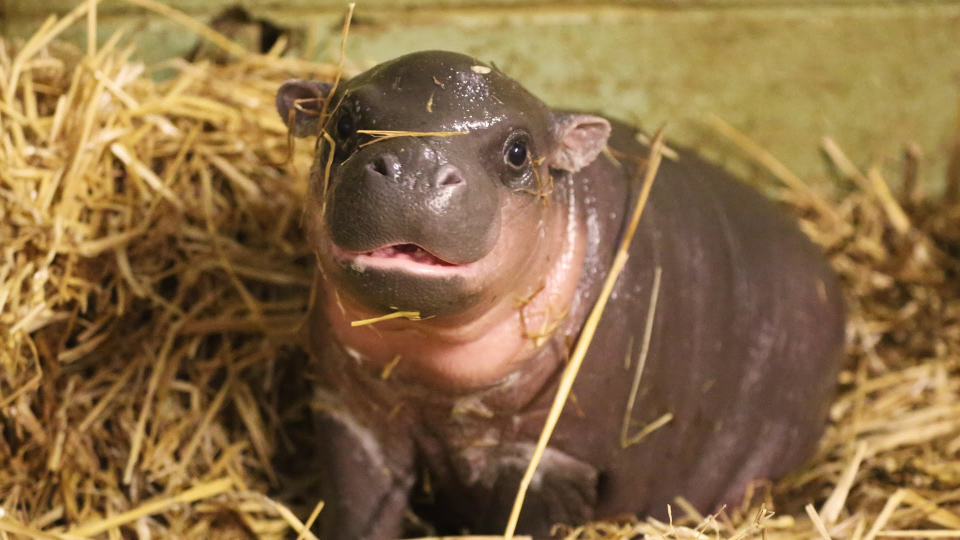
#> input picture readme_support/test.jpg, 1920 x 1080 px, found by its file name (shown at 1/2 size)
$ jupyter execute --allow-errors REST_Speed_Test.ipynb   (shell and % lines are left out)   (older library calls are emulated)
#> lines starting #> are read from the running program, lines starting #| are printed output that depends on the picture
# Stress Testing

[cell 1]
import urllib.request
import matplotlib.pyplot as plt
import aiohttp
import asyncio
import json
import random
from io import BytesIO
from PIL import Image, ImageOps

[cell 2]
print(aiohttp.__version__)  # 2.0.3

[cell 3]
# SET
NUM = 100
CONC = 50
SERVER_URL = 'http://wincntkdemo.azurewebsites.net/api/uploader'

[cell 4]
def get_one_image(url):
    urllib.request.urlretrieve(url, "test.jpg")
#> (this line was passed over: the network is not available in this run)
    plt.axis('off')
    plt.imshow(Image.open('test.jpg'))

[cell 5]
def gen_variations_of_one_image(num):
#> called with num = 100
    out_images = []
    imagefile = open('test.jpg', 'rb')
    img = Image.open(BytesIO(imagefile.read())).convert('RGB')
#> img is the input picture: PIL image 1920x1080 RGB; mean R, G, B 138.7, 109, 69.5
    img = ImageOps.fit(img, (224, 224), Image.ANTIALIAS)
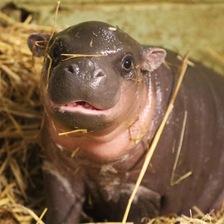
#> img: PIL image 224x224 RGB; mean R, G, B 128.7, 100.7, 69.9
    # Flip the colours for one-pixel
    # "Different Image"
    for i in range(num):
        diff_img = img.copy()
        rndm_pixel_x_y = (random.randint(0, diff_img.size[0]-1),
                          random.randint(0, diff_img.size[1]-1))
        current_color = diff_img.getpixel(rndm_pixel_x_y)
        diff_img.putpixel(rndm_pixel_x_y, current_color[::-1])
        # Turn image into IO
        ret_imgio = BytesIO()
        diff_img.save(ret_imgio, 'PNG')
        out_images.append(ret_imgio.getvalue())
#> this loop made 100 passes
#> current_color on passes 1 to 12: (110, 87, 73), (113, 86, 75), (142, 97, 38), (220, 173, 112), (34, 23, 14), (96, 75, 54), (211, 162, 144), (187, 139, 122), (161, 142, 97), (74, 59, 43), (178, 158, 91), (89, 64, 50)
#> after the loop, out_images = 100 items
    return out_images

[cell 6]
get_one_image("https://i.ytimg.com/vi/96xC5JIkIpQ/maxresdefault.jpg")

[cell 7]
images = gen_variations_of_one_image(NUM)
#> images = 100 items

[cell 8]
url_list = [[SERVER_URL, {'imagefile':pic}] for pic in images]
#> url_list = 100 items
